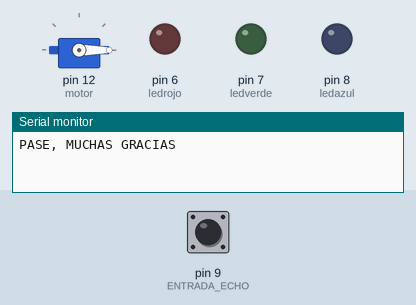
The sketch below on a simulated Arduino Uno, built with avr-gcc and run on an emulated ATmega328P. Shown: servo, output pins drawn as LEDs (lit = HIGH), the last lines printed to the serial monitor. Inputs (shaded band) come from the test bench; at power-on: pin 9 (ENTRADA_ECHO) LOW. Pins used as bus, display or sensor lines are not drawn.

Above: at 1.2 s.
1.3 s: pin 9 (ENTRADA_ECHO) pulsed HIGH 2 times (0.12 s each, 0.3 s apart)
At 2.7 s:
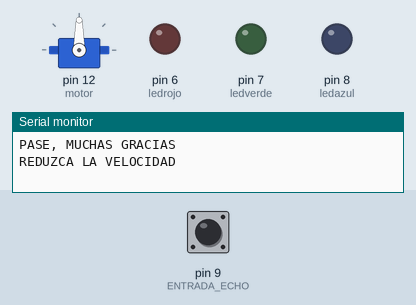
At 4.4 s:
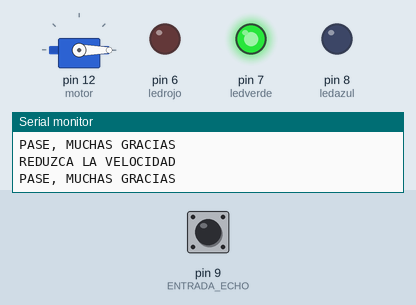
Timing chart, 0 to 5.9 s (numbered marks = the images above; inputs shaded):
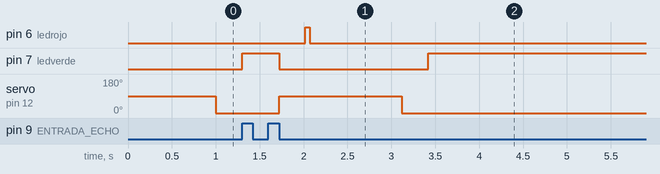

The sketch:

BARRERA.ino
```cpp
long distancia;
long tiempo;

#include<Servo.h>
Servo motor;

int ledrojo=6;
int ledverde=7;
int ledazul=8;


void setup() {
 Serial.begin(9600);
 pinMode(10,OUTPUT);//SALIDA TRIG
 pinMode(9,INPUT);//ENTRADA ECHO
 pinMode(ledrojo,OUTPUT);
 pinMode(ledverde,OUTPUT);
 pinMode(ledazul,OUTPUT);
 motor.attach(12);
}

void loop() {
   //TRIG
  digitalWrite(10, LOW);//recibir del pulso del trig
  delayMicroseconds(5);
  digitalWrite(10, HIGH);//envio del pulso del trig
  delayMicroseconds(10);


  //ECHO
  tiempo=pulseIn(9, HIGH); //FORMULA PA MEDIR EL PULSO - ENTRADA
  distancia=long(0.017*tiempo);//FORMULA DISTANCIA


  if(distancia>20){
    digitalWrite(ledverde,LOW);
    motor.write(90);
    Serial.println("REDUZCA LA VELOCIDAD");
    delay(300);
    digitalWrite(ledrojo,HIGH);
    delay(50);
    digitalWrite(ledrojo,LOW);
    delay(50);
  }else{
    if(distancia<20 and distancia>10){
      digitalWrite(ledverde,LOW);
      motor.write(45);
      Serial.println("PARE Y PAGUE PEAJE");
      delay(300);
      digitalWrite(ledazul,HIGH);
      delay(50);
      digitalWrite(ledazul,LOW);
      delay(50);

    }else{
      motor.write(0);
      Serial.println("PASE, MUCHAS GRACIAS");
      delay(300);
      digitalWrite(ledverde,HIGH);
      }
  }
}
```

Measured:
- after the input at 1.3 s, pin 6 (ledrojo): LOW → HIGH after 0.72 s, → LOW 0.05 s later; servo on pin 12 (motor): 0° → 90° after 0.42 s, → 0° 1.4 s later
